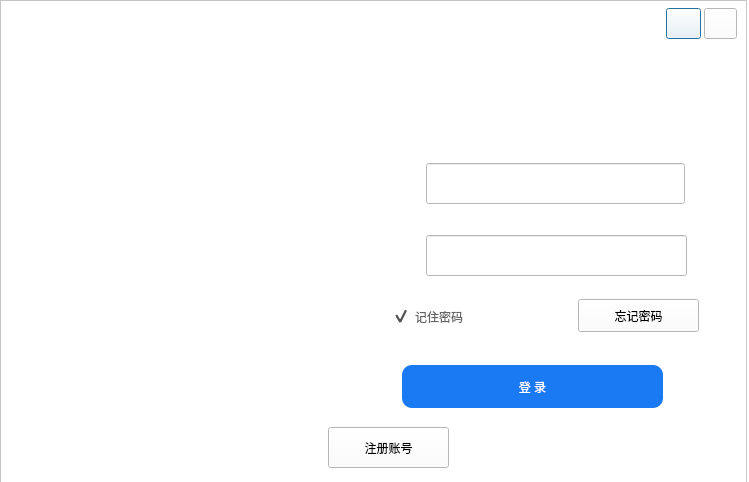
<?xml version="1.0" encoding="UTF-8"?>
<ui version="4.0">
 <class>Dialog</class>
 <widget class="QDialog" name="Dialog">
  <property name="geometry">
   <rect>
    <x>0</x>
    <y>0</y>
    <width>749</width>
    <height>482</height>
   </rect>
  </property>
  <property name="minimumSize">
   <size>
    <width>749</width>
    <height>482</height>
   </size>
  </property>
  <property name="maximumSize">
   <size>
    <width>749</width>
    <height>482</height>
   </size>
  </property>
  <property name="windowTitle">
   <string>Dialog</string>
  </property>
  <property name="windowIcon">
   <iconset resource="RecSystem.qrc">
    <normaloff>:/login/icons/bird-logo.png</normaloff>:/login/icons/bird-logo.png</iconset>
  </property>
  <property name="styleSheet">
   <string notr="true">background-color: rgb(255, 255, 255);</string>
  </property>
  <widget class="QFrame" name="frame">
   <property name="geometry">
    <rect>
     <x>0</x>
     <y>0</y>
     <width>747</width>
     <height>483</height>
    </rect>
   </property>
   <property name="frameShape">
    <enum>QFrame::StyledPanel</enum>
   </property>
   <property name="frameShadow">
    <enum>QFrame::Raised</enum>
   </property>
   <widget class="QPushButton" name="btn_minimize">
    <property name="geometry">
     <rect>
      <x>666</x>
      <y>8</y>
      <width>35</width>
      <height>31</height>
     </rect>
    </property>
    <property name="sizePolicy">
     <sizepolicy hsizetype="Minimum" vsizetype="Expanding">
      <horstretch>0</horstretch>
      <verstretch>0</verstretch>
     </sizepolicy>
    </property>
    <property name="minimumSize">
     <size>
      <width>25</width>
      <height>25</height>
     </size>
    </property>
    <property name="maximumSize">
     <size>
      <width>40</width>
      <height>16777215</height>
     </size>
    </property>
    <property name="toolTip">
     <string>最小化</string>
    </property>
    <property name="text">
     <string/>
    </property>
    <property name="icon">
     <iconset resource="RecSystem.qrc">
      <normaloff>:/login/icons/minmax.png</normaloff>:/login/icons/minmax.png</iconset>
    </property>
   </widget>
   <widget class="QLabel" name="label_movie">
    <property name="geometry">
     <rect>
      <x>6</x>
      <y>6</y>
      <width>321</width>
      <height>471</height>
     </rect>
    </property>
    <property name="sizePolicy">
     <sizepolicy hsizetype="Preferred" vsizetype="Preferred">
      <horstretch>0</horstretch>
      <verstretch>0</verstretch>
     </sizepolicy>
    </property>
    <property name="font">
     <font>
      <family>楷体</family>
      <pointsize>16</pointsize>
     </font>
    </property>
    <property name="toolTip">
     <string>&lt;html&gt;&lt;head/&gt;&lt;body&gt;&lt;p&gt;作业&lt;/p&gt;&lt;p&gt;官网：&lt;a href=&quot;http://zs.yjs.cqut.edu.cn/&quot;&gt;&lt;span style=&quot; text-decoration: underline; color:#0000ff;&quot;&gt;http://zs.yjs.cqut.edu.cn/&lt;/span&gt;&lt;/a&gt;&lt;/p&gt;&lt;p&gt;官网：&lt;a href=&quot;http://zs.yjs.cqut.edu.cn/&quot;&gt;&lt;span style=&quot; text-decoration: underline; color:#0000ff;&quot;&gt;思绪亦无限&lt;/span&gt;&lt;/a&gt;&lt;/p&gt;&lt;/body&gt;&lt;/html&gt;</string>
    </property>
    <property name="layoutDirection">
     <enum>Qt::LeftToRight</enum>
    </property>
    <property name="styleSheet">
     <string notr="true">QLabel{
border-image: url(:/login/icons/sign.png);
}</string>
    </property>
    <property name="text">
     <string>&lt;html&gt;&lt;head/&gt;&lt;body&gt;&lt;p align=&quot;center&quot;&gt;&lt;br/&gt;&lt;/p&gt;&lt;/body&gt;&lt;/html&gt;</string>
    </property>
    <property name="alignment">
     <set>Qt::AlignCenter</set>
    </property>
   </widget>
   <widget class="QTabWidget" name="tabWidget">
    <property name="geometry">
     <rect>
      <x>326</x>
      <y>2</y>
      <width>417</width>
      <height>475</height>
     </rect>
    </property>
    <property name="layoutDirection">
     <enum>Qt::LeftToRight</enum>
    </property>
    <property name="autoFillBackground">
     <bool>false</bool>
    </property>
    <property name="styleSheet">
     <string notr="true">
QTabWidget::pane{
min-width:70px;
min-height:25px;
border-top: 0px solid;
	background-color: transparent;
}

QTabBar::tab {
font-size:10px;
min-width:70px;

min-height:25px;

color: black;

font:12px &quot;Microsoft YaHei&quot;;

border: -1px solid;



}

QTabBar::tab:selected{

min-width:70px;

min-height:25px;
color: black;

font:11px &quot;Microsoft YaHei&quot;;

border: 0px solid;

border-bottom: 0px solid;

border-color: #4796f0;

}</string>
    </property>
    <property name="currentIndex">
     <number>0</number>
    </property>
    <property name="tabBarAutoHide">
     <bool>true</bool>
    </property>
    <widget class="QWidget" name="tab_login">
     <attribute name="title">
      <string/>
     </attribute>
     <widget class="QCheckBox" name="checkBox_remenber">
      <property name="geometry">
       <rect>
        <x>66</x>
        <y>272</y>
        <width>115</width>
        <height>35</height>
       </rect>
      </property>
      <property name="styleSheet">
       <string notr="true">
QCheckBox{
font: 10pt &quot;微软雅黑&quot;;
color: rgb(100, 100, 100);
spacing: 5px;
background-color: transparent;
}

QCheckBox::indicator {
width: 18px;
height: 18px;
}
QCheckBox::indicator:unchecked {
border-image: url(:/login/icons/check.png);
}

QCheckBox::indicator:checked {
border-image: url(:/login/icons/checked.png);
}
 </string>
      </property>
      <property name="text">
       <string>记住密码</string>
      </property>
      <property name="iconSize">
       <size>
        <width>18</width>
        <height>18</height>
       </size>
      </property>
      <property name="checked">
       <bool>true</bool>
      </property>
     </widget>
     <widget class="QLineEdit" name="lineEdit_password">
      <property name="geometry">
       <rect>
        <x>100</x>
        <y>208</y>
        <width>261</width>
        <height>41</height>
       </rect>
      </property>
      <property name="font">
       <font>
        <family>微软雅黑</family>
        <pointsize>12</pointsize>
       </font>
      </property>
      <property name="text">
       <string/>
      </property>
     </widget>
     <widget class="QLabel" name="label_log_passwordBack">
      <property name="geometry">
       <rect>
        <x>52</x>
        <y>208</y>
        <width>319</width>
        <height>43</height>
       </rect>
      </property>
      <property name="styleSheet">
       <string notr="true">border-image: url(:/images/icons/logo1.png);</string>
      </property>
      <property name="text">
       <string/>
      </property>
     </widget>
     <widget class="QLabel" name="label_log_user">
      <property name="geometry">
       <rect>
        <x>64</x>
        <y>146</y>
        <width>21</width>
        <height>21</height>
       </rect>
      </property>
      <property name="styleSheet">
       <string notr="true">border-image: url(:/login/icons/logo2.png);
background-color: transparent;</string>
      </property>
      <property name="text">
       <string/>
      </property>
     </widget>
     <widget class="QLineEdit" name="lineEdit_user_log">
      <property name="geometry">
       <rect>
        <x>100</x>
        <y>136</y>
        <width>259</width>
        <height>41</height>
       </rect>
      </property>
      <property name="font">
       <font>
        <family>微软雅黑</family>
        <pointsize>12</pointsize>
        <italic>false</italic>
        <bold>false</bold>
       </font>
      </property>
      <property name="text">
       <string/>
      </property>
     </widget>
     <widget class="QToolButton" name="toolButton_forgetCode">
      <property name="geometry">
       <rect>
        <x>252</x>
        <y>272</y>
        <width>121</width>
        <height>33</height>
       </rect>
      </property>
      <property name="cursor">
       <cursorShape>PointingHandCursor</cursorShape>
      </property>
      <property name="text">
       <string>忘记密码</string>
      </property>
      <property name="iconSize">
       <size>
        <width>16</width>
        <height>16</height>
       </size>
      </property>
     </widget>
     <widget class="QLabel" name="label_log_password">
      <property name="geometry">
       <rect>
        <x>64</x>
        <y>220</y>
        <width>21</width>
        <height>21</height>
       </rect>
      </property>
      <property name="styleSheet">
       <string notr="true">border-image: url(:/login/icons/logo3.png);
background-color: transparent;</string>
      </property>
      <property name="text">
       <string/>
      </property>
     </widget>
     <widget class="QPushButton" name="pushButton_login">
      <property name="geometry">
       <rect>
        <x>76</x>
        <y>338</y>
        <width>261</width>
        <height>43</height>
       </rect>
      </property>
      <property name="styleSheet">
       <string notr="true">QPushButton{
	background-color:rgb(26, 122, 244);
	border-radius:10px; 
    border:1px;
	font:17px &quot;微软雅黑&quot;;
	color:rgba(255,255,255);
}

QPushButton::pressed{
	border-color:rgba(255,255,255,30);
	background-color: rgb(0, 170, 255);
	border-style:inset;
	color:rgba(0,0,0,100);
}

QPushButton::hover{
	background-color: rgb(73, 154, 237);
	border-color:rgba(255,255,255,200);
	color:rgba(255,255,255);
}</string>
      </property>
      <property name="text">
       <string>登 录</string>
      </property>
     </widget>
     <widget class="QLabel" name="label_pic">
      <property name="geometry">
       <rect>
        <x>166</x>
        <y>16</y>
        <width>85</width>
        <height>85</height>
       </rect>
      </property>
      <property name="minimumSize">
       <size>
        <width>85</width>
        <height>85</height>
       </size>
      </property>
      <property name="maximumSize">
       <size>
        <width>85</width>
        <height>85</height>
       </size>
      </property>
      <property name="font">
       <font>
        <family>Adobe 黑体 Std R</family>
        <pointsize>18</pointsize>
        <italic>false</italic>
        <bold>true</bold>
       </font>
      </property>
      <property name="styleSheet">
       <string notr="true">border-image: url(:/login/icons/user.png);
background-color: transparent;
border-radius:40px;</string>
      </property>
      <property name="text">
       <string/>
      </property>
      <property name="alignment">
       <set>Qt::AlignCenter</set>
      </property>
     </widget>
     <widget class="QLabel" name="label_log_userBack">
      <property name="geometry">
       <rect>
        <x>52</x>
        <y>136</y>
        <width>319</width>
        <height>43</height>
       </rect>
      </property>
      <property name="styleSheet">
       <string notr="true">border-image: url(:/images/icons/logo1.png);</string>
      </property>
      <property name="text">
       <string/>
      </property>
     </widget>
     <widget class="QToolButton" name="toolButton_go2reg">
      <property name="geometry">
       <rect>
        <x>2</x>
        <y>400</y>
        <width>121</width>
        <height>41</height>
       </rect>
      </property>
      <property name="cursor">
       <cursorShape>PointingHandCursor</cursorShape>
      </property>
      <property name="text">
       <string>注册账号</string>
      </property>
     </widget>
     <widget class="QLabel" name="label_log_info">
      <property name="geometry">
       <rect>
        <x>162</x>
        <y>400</y>
        <width>179</width>
        <height>39</height>
       </rect>
      </property>
      <property name="styleSheet">
       <string notr="true">background-color: transparent;
color: rgb(255, 0, 127);
font: 9pt &quot;微软雅黑&quot;;</string>
      </property>
      <property name="text">
       <string/>
      </property>
     </widget>
     <zorder>label_log_passwordBack</zorder>
     <zorder>label_log_userBack</zorder>
     <zorder>checkBox_remenber</zorder>
     <zorder>lineEdit_password</zorder>
     <zorder>label_log_user</zorder>
     <zorder>lineEdit_user_log</zorder>
     <zorder>toolButton_forgetCode</zorder>
     <zorder>label_log_password</zorder>
     <zorder>pushButton_login</zorder>
     <zorder>label_pic</zorder>
     <zorder>toolButton_go2reg</zorder>
     <zorder>label_log_info</zorder>
    </widget>
    <widget class="QWidget" name="tab_reg">
     <attribute name="title">
      <string/>
     </attribute>
     <widget class="QLineEdit" name="lineEdit_user_reg">
      <property name="geometry">
       <rect>
        <x>100</x>
        <y>122</y>
        <width>259</width>
        <height>41</height>
       </rect>
      </property>
      <property name="font">
       <font>
        <family>微软雅黑</family>
        <pointsize>12</pointsize>
        <italic>false</italic>
        <bold>false</bold>
       </font>
      </property>
      <property name="text">
       <string/>
      </property>
     </widget>
     <widget class="QLabel" name="label_reg_passwordBack">
      <property name="geometry">
       <rect>
        <x>52</x>
        <y>192</y>
        <width>319</width>
        <height>43</height>
       </rect>
      </property>
      <property name="styleSheet">
       <string notr="true">border-image: url(:/login/icons/logo1.png);</string>
      </property>
      <property name="text">
       <string/>
      </property>
     </widget>
     <widget class="QLabel" name="label_reg_user">
      <property name="geometry">
       <rect>
        <x>64</x>
        <y>132</y>
        <width>21</width>
        <height>21</height>
       </rect>
      </property>
      <property name="styleSheet">
       <string notr="true">border-image: url(:/login/icons/logo2.png);
background-color: transparent;</string>
      </property>
      <property name="text">
       <string/>
      </property>
     </widget>
     <widget class="QLineEdit" name="lineEdit_password_reg">
      <property name="geometry">
       <rect>
        <x>100</x>
        <y>192</y>
        <width>261</width>
        <height>41</height>
       </rect>
      </property>
      <property name="font">
       <font>
        <family>微软雅黑</family>
        <pointsize>12</pointsize>
       </font>
      </property>
      <property name="text">
       <string/>
      </property>
     </widget>
     <widget class="QLabel" name="label_pic_reg">
      <property name="geometry">
       <rect>
        <x>166</x>
        <y>10</y>
        <width>85</width>
        <height>85</height>
       </rect>
      </property>
      <property name="minimumSize">
       <size>
        <width>85</width>
        <height>85</height>
       </size>
      </property>
      <property name="maximumSize">
       <size>
        <width>85</width>
        <height>85</height>
       </size>
      </property>
      <property name="font">
       <font>
        <family>Adobe 黑体 Std R</family>
        <pointsize>18</pointsize>
        <italic>false</italic>
        <bold>true</bold>
       </font>
      </property>
      <property name="styleSheet">
       <string notr="true">border-image: url(:/login/icons/user.png);
background-color: transparent;
border-radius:40px;</string>
      </property>
      <property name="text">
       <string/>
      </property>
      <property name="alignment">
       <set>Qt::AlignCenter</set>
      </property>
     </widget>
     <widget class="QToolButton" name="toolButton_go2login">
      <property name="geometry">
       <rect>
        <x>2</x>
        <y>400</y>
        <width>119</width>
        <height>39</height>
       </rect>
      </property>
      <property name="cursor">
       <cursorShape>PointingHandCursor</cursorShape>
      </property>
      <property name="text">
       <string>前往登录</string>
      </property>
     </widget>
     <widget class="QLabel" name="label_reg_password">
      <property name="geometry">
       <rect>
        <x>64</x>
        <y>204</y>
        <width>21</width>
        <height>21</height>
       </rect>
      </property>
      <property name="styleSheet">
       <string notr="true">border-image: url(:/login/icons/logo3.png);
background-color: transparent;</string>
      </property>
      <property name="text">
       <string/>
      </property>
     </widget>
     <widget class="QLabel" name="label_reg_userBack">
      <property name="geometry">
       <rect>
        <x>52</x>
        <y>122</y>
        <width>319</width>
        <height>43</height>
       </rect>
      </property>
      <property name="styleSheet">
       <string notr="true">border-image: url(:/login/icons/logo1.png);</string>
      </property>
      <property name="text">
       <string/>
      </property>
     </widget>
     <widget class="QPushButton" name="pushButton_reg">
      <property name="geometry">
       <rect>
        <x>76</x>
        <y>340</y>
        <width>261</width>
        <height>43</height>
       </rect>
      </property>
      <property name="styleSheet">
       <string notr="true">QPushButton{
	background-color:rgb(26, 122, 244);
	border-radius:10px; 
    border:1px;
	font:17px &quot;微软雅黑&quot;;
	color:rgba(255,255,255);
}

QPushButton::pressed{
	border-color:rgba(255,255,255,30);
	background-color: rgb(0, 170, 255);
	border-style:inset;
	color:rgba(0,0,0,100);
}

QPushButton::hover{
	background-color: rgb(73, 154, 237);
	border-color:rgba(255,255,255,200);
	color:rgba(255,255,255);
}</string>
      </property>
      <property name="text">
       <string>注 册</string>
      </property>
     </widget>
     <widget class="QLabel" name="label_reg_vercodeBack">
      <property name="geometry">
       <rect>
        <x>52</x>
        <y>262</y>
        <width>223</width>
        <height>43</height>
       </rect>
      </property>
      <property name="styleSheet">
       <string notr="true">border-image: url(:/login/icons/logo1.png);</string>
      </property>
      <property name="text">
       <string/>
      </property>
     </widget>
     <widget class="QLabel" name="label_reg_vercode">
      <property name="geometry">
       <rect>
        <x>64</x>
        <y>272</y>
        <width>21</width>
        <height>23</height>
       </rect>
      </property>
      <property name="styleSheet">
       <string notr="true">border-image: url(:/login/icons/logo4.png);
background-color: transparent;</string>
      </property>
      <property name="text">
       <string/>
      </property>
     </widget>
     <widget class="QLineEdit" name="lineEdit_code_reg">
      <property name="geometry">
       <rect>
        <x>100</x>
        <y>262</y>
        <width>159</width>
        <height>41</height>
       </rect>
      </property>
      <property name="font">
       <font>
        <family>微软雅黑</family>
        <pointsize>12</pointsize>
       </font>
      </property>
      <property name="text">
       <string/>
      </property>
     </widget>
     <widget class="QToolButton" name="toolButton_verCode">
      <property name="geometry">
       <rect>
        <x>282</x>
        <y>262</y>
        <width>89</width>
        <height>43</height>
       </rect>
      </property>
      <property name="sizePolicy">
       <sizepolicy hsizetype="Preferred" vsizetype="Preferred">
        <horstretch>0</horstretch>
        <verstretch>0</verstretch>
       </sizepolicy>
      </property>
      <property name="cursor">
       <cursorShape>PointingHandCursor</cursorShape>
      </property>
      <property name="text">
       <string/>
      </property>
      <property name="icon">
       <iconset resource="RecSystem.qrc">
        <normaloff>:/login/icons/captcha_1.png</normaloff>:/login/icons/captcha_1.png</iconset>
      </property>
      <property name="iconSize">
       <size>
        <width>89</width>
        <height>43</height>
       </size>
      </property>
     </widget>
     <widget class="QLabel" name="label_reg_info">
      <property name="geometry">
       <rect>
        <x>158</x>
        <y>402</y>
        <width>179</width>
        <height>39</height>
       </rect>
      </property>
      <property name="styleSheet">
       <string notr="true">background-color: transparent;
color: rgb(255, 0, 127);
font: 9pt &quot;微软雅黑&quot;;</string>
      </property>
      <property name="text">
       <string/>
      </property>
     </widget>
     <widget class="QToolButton" name="toolButton_loadLogo">
      <property name="geometry">
       <rect>
        <x>272</x>
        <y>40</y>
        <width>35</width>
        <height>37</height>
       </rect>
      </property>
      <property name="maximumSize">
       <size>
        <width>45</width>
        <height>45</height>
       </size>
      </property>
      <property name="cursor">
       <cursorShape>PointingHandCursor</cursorShape>
      </property>
      <property name="toolTip">
       <string>修改头像</string>
      </property>
      <property name="autoFillBackground">
       <bool>false</bool>
      </property>
      <property name="text">
       <string/>
      </property>
      <property name="icon">
       <iconset resource="RecSystem.qrc">
        <normaloff>:/images/icons/gallery.png</normaloff>:/images/icons/gallery.png</iconset>
      </property>
      <property name="iconSize">
       <size>
        <width>30</width>
        <height>30</height>
       </size>
      </property>
      <property name="popupMode">
       <enum>QToolButton::DelayedPopup</enum>
      </property>
      <property name="toolButtonStyle">
       <enum>Qt::ToolButtonTextUnderIcon</enum>
      </property>
      <property name="autoRaise">
       <bool>false</bool>
      </property>
      <property name="arrowType">
       <enum>Qt::NoArrow</enum>
      </property>
     </widget>
     <zorder>label_reg_userBack</zorder>
     <zorder>lineEdit_user_reg</zorder>
     <zorder>label_reg_passwordBack</zorder>
     <zorder>label_reg_user</zorder>
     <zorder>lineEdit_password_reg</zorder>
     <zorder>label_pic_reg</zorder>
     <zorder>toolButton_go2login</zorder>
     <zorder>label_reg_password</zorder>
     <zorder>pushButton_reg</zorder>
     <zorder>label_reg_vercodeBack</zorder>
     <zorder>label_reg_vercode</zorder>
     <zorder>lineEdit_code_reg</zorder>
     <zorder>toolButton_verCode</zorder>
     <zorder>label_reg_info</zorder>
     <zorder>toolButton_loadLogo</zorder>
    </widget>
   </widget>
   <widget class="QPushButton" name="btn_close">
    <property name="geometry">
     <rect>
      <x>704</x>
      <y>8</y>
      <width>33</width>
      <height>31</height>
     </rect>
    </property>
    <property name="sizePolicy">
     <sizepolicy hsizetype="Minimum" vsizetype="Expanding">
      <horstretch>0</horstretch>
      <verstretch>0</verstretch>
     </sizepolicy>
    </property>
    <property name="minimumSize">
     <size>
      <width>25</width>
      <height>25</height>
     </size>
    </property>
    <property name="maximumSize">
     <size>
      <width>40</width>
      <height>16777215</height>
     </size>
    </property>
    <property name="toolTip">
     <string>关闭</string>
    </property>
    <property name="text">
     <string/>
    </property>
    <property name="icon">
     <iconset resource="RecSystem.qrc">
      <normaloff>:/login/icons/extractLeft.png</normaloff>:/login/icons/extractLeft.png</iconset>
    </property>
   </widget>
   <zorder>tabWidget</zorder>
   <zorder>btn_minimize</zorder>
   <zorder>label_movie</zorder>
   <zorder>btn_close</zorder>
  </widget>
 </widget>
 <resources>
  <include location="RecSystem.qrc"/>
 </resources>
 <connections/>
</ui>
